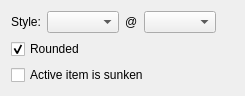
            <widget class="QWidget" name="page_9">
             <property name="geometry">
              <rect>
               <x>0</x>
               <y>0</y>
               <width>245</width>
               <height>90</height>
              </rect>
             </property>
             <attribute name="label">
              <string>Selected item</string>
             </attribute>
             <layout class="QGridLayout" name="gridLayout_9">
              <item row="0" column="0">
               <widget class="QLabel" name="label_51">
                <property name="text">
                 <string>Style:</string>
                </property>
               </widget>
              </item>
              <item row="0" column="1">
               <widget class="QComboBox" name="gradMenuItem">
                <property name="sizePolicy">
                 <sizepolicy hsizetype="MinimumExpanding" vsizetype="Fixed">
                  <horstretch>0</horstretch>
                  <verstretch>0</verstretch>
                 </sizepolicy>
                </property>
               </widget>
              </item>
              <item row="0" column="2">
               <widget class="QLabel" name="label_46">
                <property name="text">
                 <string>@</string>
                </property>
               </widget>
              </item>
              <item row="0" column="3">
               <widget class="QComboBox" name="crMenuActive">
                <property name="sizePolicy">
                 <sizepolicy hsizetype="MinimumExpanding" vsizetype="Fixed">
                  <horstretch>0</horstretch>
                  <verstretch>0</verstretch>
                 </sizepolicy>
                </property>
               </widget>
              </item>
              <item row="0" column="4">
               <spacer name="horizontalSpacer_2">
                <property name="orientation">
                 <enum>Qt::Horizontal</enum>
                </property>
                <property name="sizeHint" stdset="0">
                 <size>
                  <width>135</width>
                  <height>20</height>
                 </size>
                </property>
               </spacer>
              </item>
              <item row="1" column="0" colspan="5">
               <widget class="QCheckBox" name="menuRoundSelect">
                <property name="text">
                 <string>Rounded</string>
                </property>
                <property name="checked">
                 <bool>true</bool>
                </property>
               </widget>
              </item>
              <item row="2" column="0" colspan="5">
               <widget class="QCheckBox" name="menuActiveItemSunken">
                <property name="text">
                 <string>Active item is sunken</string>
                </property>
               </widget>
              </item>
              <item row="3" column="0">
               <spacer name="verticalSpacer_8">
                <property name="orientation">
                 <enum>Qt::Vertical</enum>
                </property>
                <property name="sizeHint" stdset="0">
                 <size>
                  <width>20</width>
                  <height>40</height>
                 </size>
                </property>
               </spacer>
              </item>
             </layout>
            </widget>
